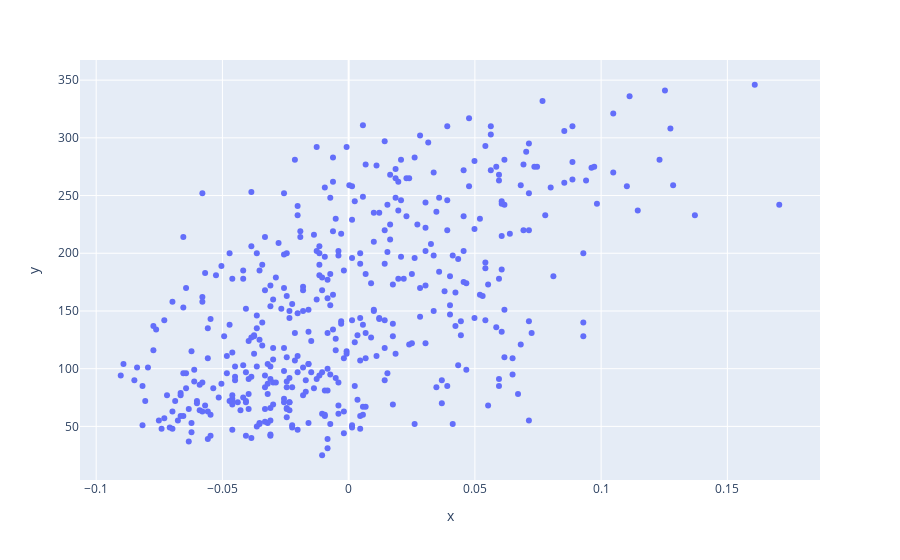

Notebook cell for this chart:
### Markdown cell above
Linear regression is the most popular regression model with very simple math concepts behind it. It's mostly applicable where the relation between features and a target vector can be explained linearly.
<br/><br/>
Simpliest case of a regression model is univariate (consisting of only one feature) linear regression $Y=\beta X + \epsilon$:
$$
\left[\begin{array}{c}
y_1 \\
y_2 \\
\vdots \\
y_n
\end{array}\right]=\left[\begin{array}{cc}
1 & x_1 \\
1 & x_2 \\
\vdots & \vdots \\
1 & x_n
\end{array}\right]\left[\begin{array}{l}
\beta_0 \\
\beta_1
\end{array}\right]+\left[\begin{array}{c}
\epsilon_1 \\
\epsilon_2 \\
\vdots \\
\epsilon_n
\end{array}\right]
$$
The optimization problem is centered around finding $\beta_0$ and $\beta_1$ that minimize Sum of Squared Errors (**SSE**) (we denote it as $C$) and is called Ordinary Least Squares (**OLS**): 
$$
C=\left(\beta_0+\beta_1 x_1-y_1\right)^2+\left(\beta_0+\beta_1 x_2-y_2\right)^2+\ldots+\left(\beta_0+\beta_1 x_n-y_n\right)^2
$$
We then take a partial derivatives with respect to $\beta_0$ and $\beta_1$. $\frac{d(SSE)}{d\beta_0}=\sum\epsilon_i=0$, therefore with the best $\beta_0$ residuals are always equal to 0, therefore we can express this in an equation: $\sum y_i=N\times\beta_0+\beta_1\times\sum x_i\quad [1]$. Since this is a quadratic optimization, the extreme value of $C$ will be at its minimum. The partial derivative with respect to $\beta_1$ will be equal to:
$$
\begin{gathered}
\sum y_i=n \beta_0+\beta_1 \sum x_i \\
\sum x_i y_i=\sum x_i \beta_0+\beta_1 \sum x_i^2\quad\text{[2]}
\end{gathered}  
$$ 
Then we can find $\beta_0$ and $\beta_1$ by solving a system of equations $[1]$ and $[2]$. To make the problem more optimal we can rewrite the system of linear equations consisting of $[1]$ and $[2]$ as $X'Y=X'XB$, where:
$$
\begin{gathered}
X^{\prime} X=\left[\begin{array}{cccc}
1 & 1 & \cdots & 1 \\
x_1 & x_2 & \cdots & x_n
\end{array}\right]\left[\begin{array}{cc}
1 & x_1 \\
1 & x_2 \\
\vdots & \vdots \\
1 & x_n
\end{array}\right]=\left[\begin{array}{cc}
n & \sum x_i \\
\sum x_i & \sum x_i^2
\end{array}\right] \\
X^{\prime} Y=\left[\begin{array}{cccc}
1 & 1 & \cdots & 1 \\
x_1 & x_2 & \cdots & x_n
\end{array}\right]\left[\begin{array}{c}
y_1 \\
y_2 \\
\vdots \\
y_n
\end{array}\right]=\left[\begin{array}{c}
\sum y_i \\
\sum x_i y_i
\end{array}\right]
\end{gathered}
$$
Given this matrix form of the regression equation we can find the vector $B=(\beta_0, \beta_1)$:
$$
\begin{gathered}
    B=(XX^{\prime})^{(-1)}X^{\prime}Y
\end{gathered}
$$

### Code cell
from sklearn import datasets
import numpy as np
import plotly.express as px

# load samle "diabetes" dataset and select only one feature
# to reduce it to univariate linear regression problem
diabetes_X, diabetes_y = datasets.load_diabetes(return_X_y=True)
diabetes_X = diabetes_X[:, 2][:, np.newaxis]
intercept = np.ones(shape=diabetes_X.shape)
diabetes_y = diabetes_y.reshape(-1,1)

# find betas in a matrix form
B = np.linalg.inv()

px.scatter(x=diabetes_X.reshape(1,-1)[0], y=diabetes_y.reshape(1,-1)[0])

### Figure 1 — Plotly figure (JSON) as saved in the notebook; plotly's stock layout.template omitted (floating-point values rounded to 4 significant figures; data arrays with more than 128 entries replaced by an {"elided": "..."} marker saying what was removed)
{"data": [{"hovertemplate": "x=%{x}<br>y=%{y}<extra></extra>", "legendgroup": "", "marker": {"color": "#636efa", "symbol": "circle"}, "mode": "markers", "name": "", "orientation": "v", "showlegend": false, "type": "scatter", "x": {"elided": "442 float values"}, "xaxis": "x", "y": {"elided": "442 int values"}, "yaxis": "y"}], "layout": {"legend": {"tracegroupgap": 0}, "margin": {"t": 60}, "xaxis": {"anchor": "y", "domain": [0, 1], "title": {"text": "x"}}, "yaxis": {"anchor": "x", "domain": [0, 1], "title": {"text": "y"}}}}
